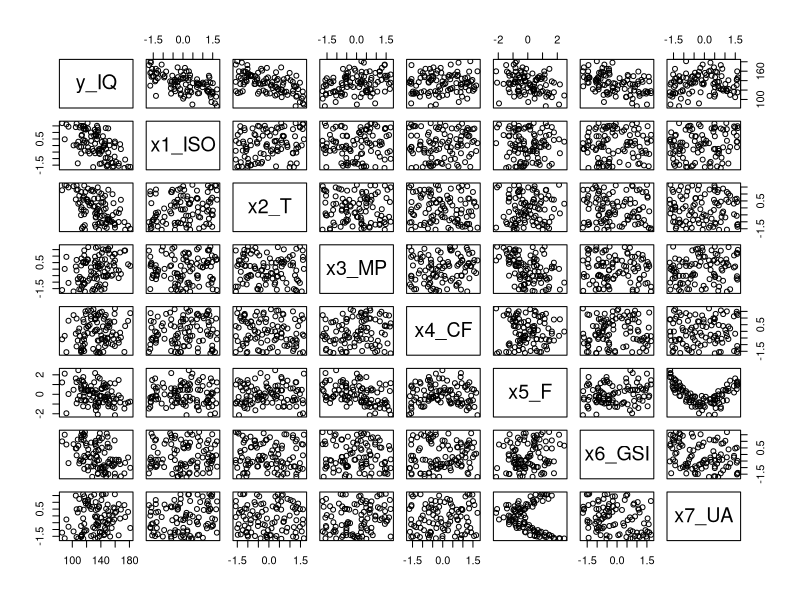

This figure's R source: (Note: this script raises an error after producing the figure.)
# Pesa 0 Byte

ds = read.csv("Dataset_N7.csv", header=T)
n <- nrow(ds)
attach(ds)
summary(ds)
plot(ds)                                                                        # pairs(ds)

cc = cor(ds)
corrplot(cc, method = 'ellipse')
corrplot.mixed(cc, number.cex=0.8, tl.cex=0.8)

corPlot(cc, cex = 1.1, show.legend=TRUE, main="Correlation plot")

hist(y_IQ)
hist(x1_ISO)
hist(x2_T)
hist(x5_F)
boxplot(ds)
boxplot(x1_ISO)
boxplot(x5_F)
plot(x1_ISO, y_IQ)

plot(x5_F, x7_UA)




reg = lm(y_IQ ~ x1_ISO + x2_T + x3_MP + x4_CF + x5_F + x6_GSI + x7_UA, data = ds); summary(reg)
fff = step(y_I, lm(y_IQ ~ x1_ISO + x2_T + x3_MP + x4_CF + x5_F + x6_GSI + x7_UA + I(x1_ISO^2) + I(x2_T^2) + I(x3_MP^2) + I(x4_CF^2) + I(x5_F^2) + I(x6_GSI^2) + I(x7_UA^2) + (x1_ISO + x2_T + x3_MP + x4_CF + x5_F + x6_GSI + x7_UA)^2, data = ds), direction = "both", trace = 1, k = log(n)); summary(fff)
